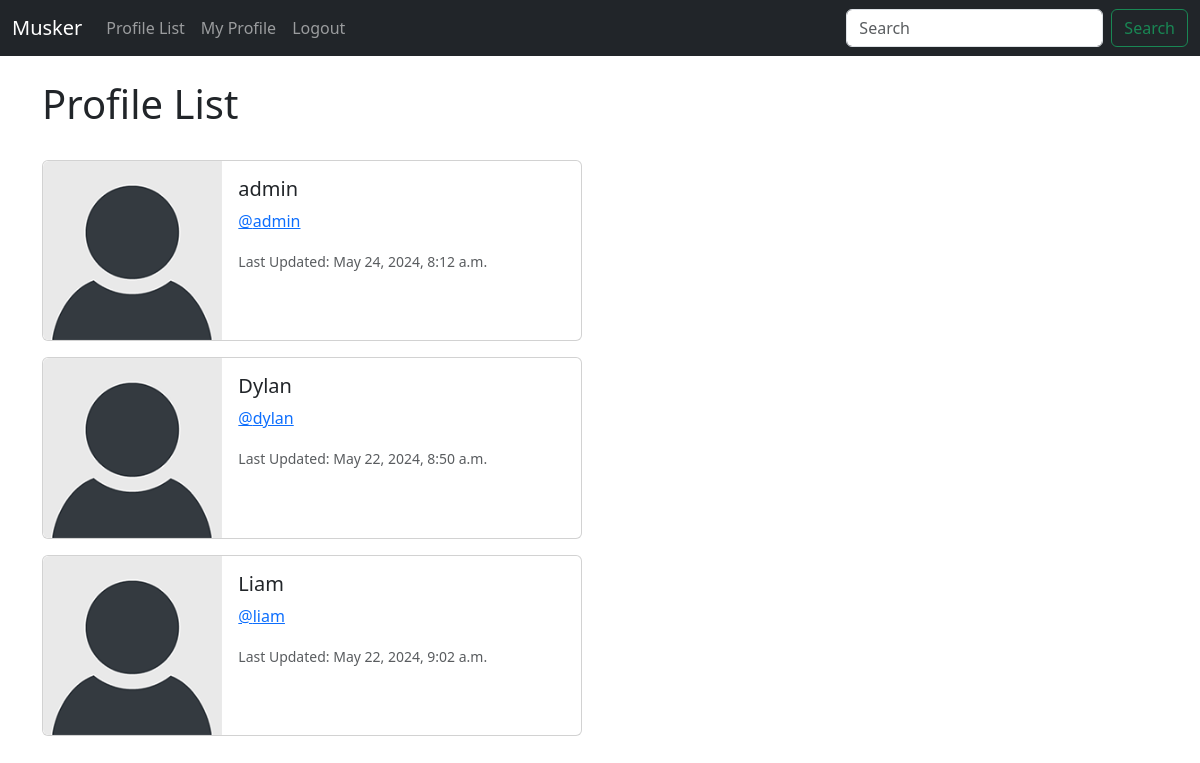
The app's page /profile_list/ (signed in), older data.
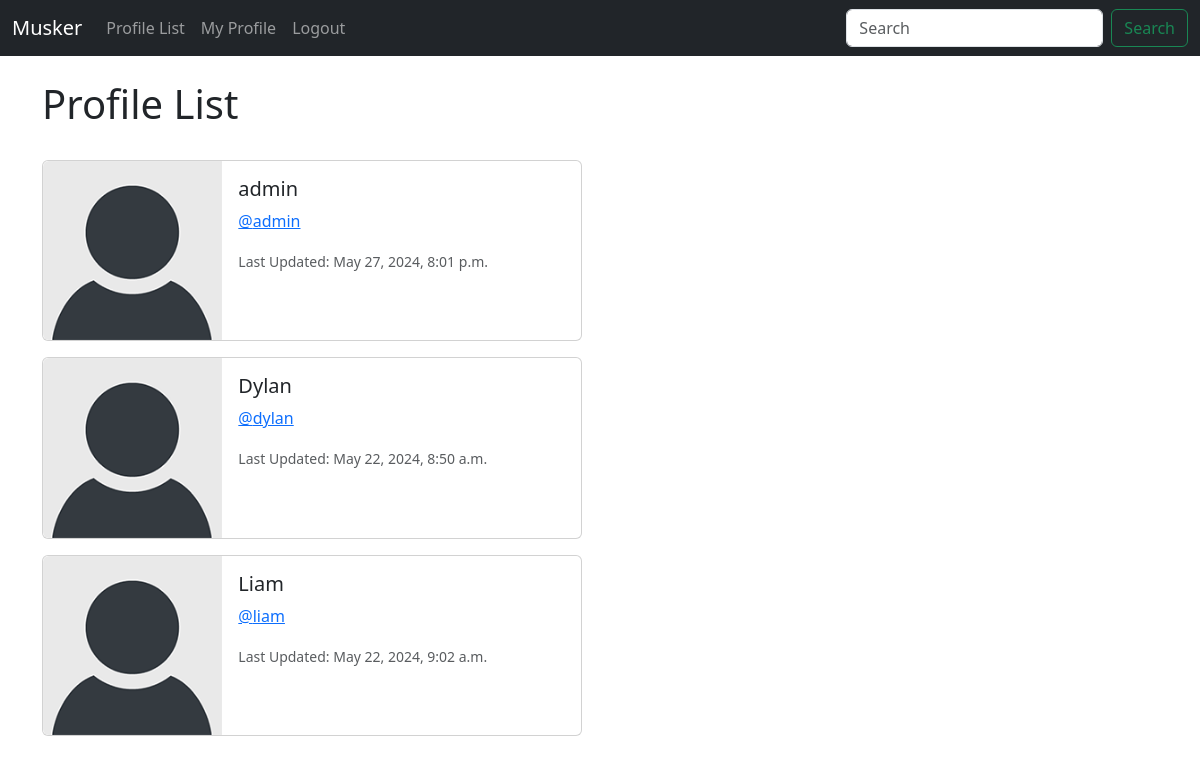
The same page, newer data.
### musker/models.py (models this page shows, shortened)
class Profile(models.Model):
    user = models.OneToOneField(User, on_delete=models.CASCADE)
    follows = models.ManyToManyField("self", related_name="followed_by", symmetrical=False, blank=True)
    date_modified = models.DateTimeField(User, auto_now=True)

### musker/views.py (the view)
# urls.py: path('profile_list/', views.profile_list, name='profile_list'),
def profile_list(request):
    if request.user.is_authenticated:
        profiles = Profile.objects.exclude(user=request.user)
        return render(request, 'profile_list.html', {"profiles":profiles})
    else:
        messages.success(request, ("You Must Be Logged In To View This Page!"))
        return render(request, 'home.html')

### musker/templates/profile_list.html
{% extends 'base.html' %}
{% load static %}
{% block content %}
    <h1>Profile List</h1>
    <br>
    {% if profiles %}
        {% for profile in profiles %}
        <div class="card mb-3" style="max-width: 540px;">
            <div class="row g-0">
              <div class="col-md-4">
                <img src="{% static 'images/default_profile_pic.png' %}" class="img-fluid rounded-start" alt="Profile Image">
              </div>
              <div class="col-md-8">
                <div class="card-body">
                  <h5 class="card-title">{{ profile.user.username }}</h5>
                  <p class="card-text"><a href="{% url 'profile' profile.user.id %}">@{{ profile.user.username|lower }}</a></p>
                  <p class="card-text"><small class="text-body-secondary">Last Updated: {{ profile.date_modified }}</small></p>
                </div>
              </div>
            </div>
          </div>
        {% endfor %}
    {% endif %}
{% endblock %}

### musker/templates/base.html (shortened to what this page needs)
<!doctype html>
<html lang="en">
  <head>
    <link href="https://cdn.jsdelivr.net/npm/bootstrap@5.3.3/dist/css/bootstrap.min.css" rel="stylesheet">
  </head>
  <body>
    {% include 'navbar.html'%}
    <div class="container">
      <br>
    {% block content %}
    {% endblock %}
    </div>
  </body>
</html>

### musker/templates/navbar.html (shortened to what this page needs)
<nav class="navbar navbar-expand-lg navbar-dark bg-dark">
    <div class="container-fluid">
      <a class="navbar-brand" href="{% url 'home' %}">Musker</a>
      <div class="collapse navbar-collapse" id="navbarSupportedContent">
        <ul class="navbar-nav me-auto mb-2 mb-lg-0">
          <li class="nav-item">
            <a class="nav-link" href="{% url 'profile_list' %}">Profile List</a>
          </li>
          {% if user.is_authenticated %}
          <li class="nav-item">
            <a class="nav-link" href="{% url 'profile' request.user.id %}">My Profile</a>
          </li>
          <li class="nav-item">
            <a class="nav-link" href="{% url 'logout' %}">Logout</a>
          </li>
          {% else %}
          <li class="nav-item">
            <a class="nav-link" href="{% url 'login'  %}">Login</a>
          </li>
          {% endif %}
        </ul>
        <form class="d-flex" role="search">
          <input class="form-control me-2" type="search" placeholder="Search" aria-label="Search">
          <button class="btn btn-outline-success" type="submit">Search</button>
        </form>
      </div>
    </div>
  </nav>

Row changes from the older to the newer data that the page shows:
changed Profile "admin": date_modified "May 24, 2024, 8:12 a.m." → "May 27, 2024, 8:01 p.m."
